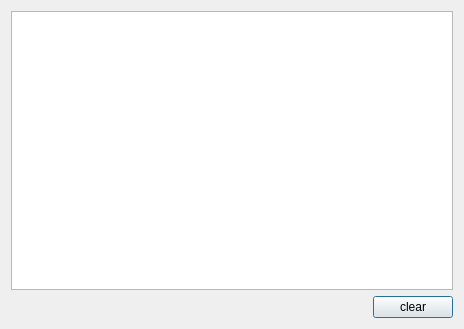
<?xml version="1.0" encoding="UTF-8"?>
<ui version="4.0">
 <class>ContentsDialog</class>
 <widget class="QDialog" name="ContentsDialog">
  <property name="geometry">
   <rect>
    <x>0</x>
    <y>0</y>
    <width>464</width>
    <height>329</height>
   </rect>
  </property>
  <property name="windowTitle">
   <string>Dialog</string>
  </property>
  <layout class="QVBoxLayout" name="verticalLayout">
   <item>
    <widget class="QTableView" name="tableView"/>
   </item>
   <item>
    <layout class="QGridLayout" name="gridLayout">
     <item row="0" column="1">
      <widget class="QPushButton" name="clearButton">
       <property name="text">
        <string>clear</string>
       </property>
      </widget>
     </item>
     <item row="0" column="0">
      <spacer name="horizontalSpacer">
       <property name="orientation">
        <enum>Qt::Horizontal</enum>
       </property>
       <property name="sizeHint" stdset="0">
        <size>
         <width>40</width>
         <height>20</height>
        </size>
       </property>
      </spacer>
     </item>
    </layout>
   </item>
  </layout>
 </widget>
 <resources/>
 <connections/>
</ui>
